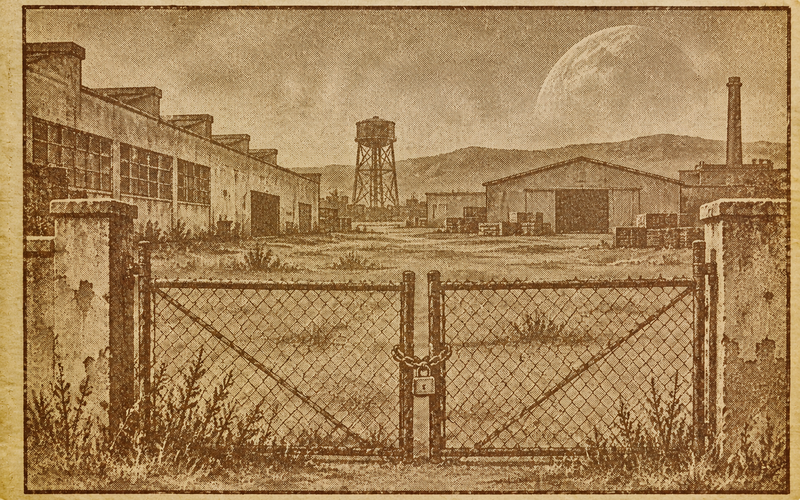
#> input picture game/data/press/images/COMP_LIQUIDATED_1.png, 800 x 500 px; its folder holds only this picture in this run
$ python review_press_pictures.py
#> lines starting #> are read from the running program, lines starting #| are printed output that depends on the picture
"""Create labelled contact sheets for reviewing the delivered picture library."""
import json
from pathlib import Path
from PIL import Image, ImageDraw, ImageOps

ROOT = Path(__file__).resolve().parent
OUT = ROOT / "review"

def main():
    OUT.mkdir(exist_ok=True)
    wanted = json.loads((ROOT / "images_wanted.json").read_text(encoding="utf-8"))["images"]
#> (reads game/data/press/images_wanted.json from the repository)
    pictures = [r for r in wanted if (ROOT / "images" / r["file"]).is_file()]
    paths = []
    for start in range(0, len(pictures), 24):
        sheet = Image.new("RGB", (1120, 1260), "#e8e3d9")
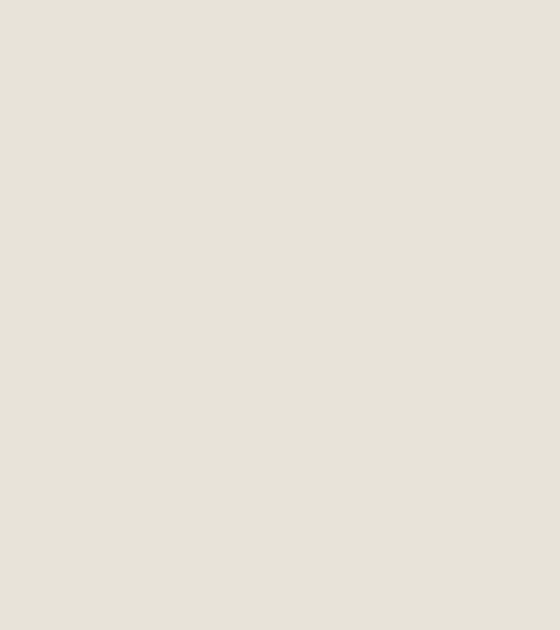
#> sheet: PIL image 1120x1260 RGB (shown at 1/2 size); mean R, G, B 232, 227, 217
        draw = ImageDraw.Draw(sheet)
        for index, request in enumerate(pictures[start:start + 24]):
            x, y = (index % 4) * 280, (index // 4) * 210
            with Image.open(ROOT / "images" / request["file"]) as source:
#> source is the input picture: PIL image 800x500 RGB; mean R, G, B 164.3, 130.2, 85.8
                thumb = ImageOps.contain(source.convert("RGB"), (272, 170), method=Image.Resampling.LANCZOS)
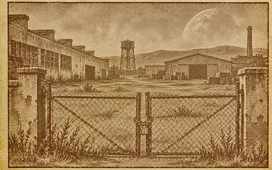
#> thumb: PIL image 272x170 RGB; mean R, G, B 164.3, 130.2, 85.8
                sheet.paste(thumb, (x + 4, y + 4))
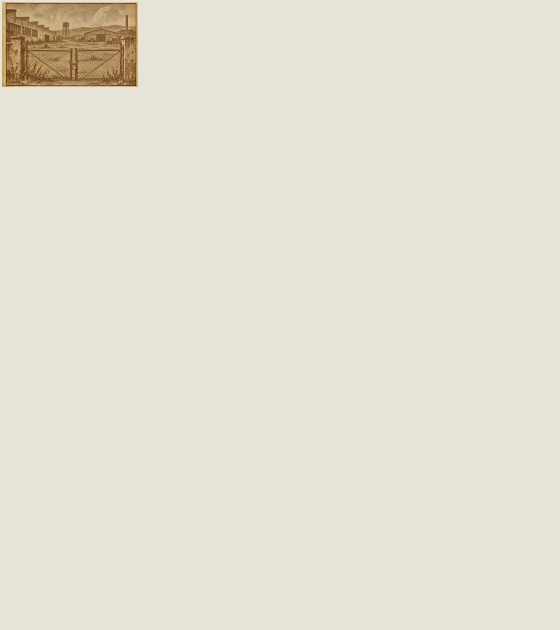
#> sheet: PIL image 1120x1260 RGB (shown at 1/2 size); mean R, G, B 229.8, 223.8, 212.7
            name = request["file"]
            if len(name) > 38:
                split = name.rfind("_", 0, 38)
                name = name[:split] + "\n" + name[split + 1:]
            draw.multiline_text((x + 4, y + 177), name, fill="black", spacing=1)
        path = OUT / ("pictures_%02d.png" % (start // 24 + 1))
        sheet.save(path)
        paths.append(str(path))
    print(json.dumps(dict(pictures=len(pictures), sheets=paths)))

if __name__ == "__main__":
    main()
